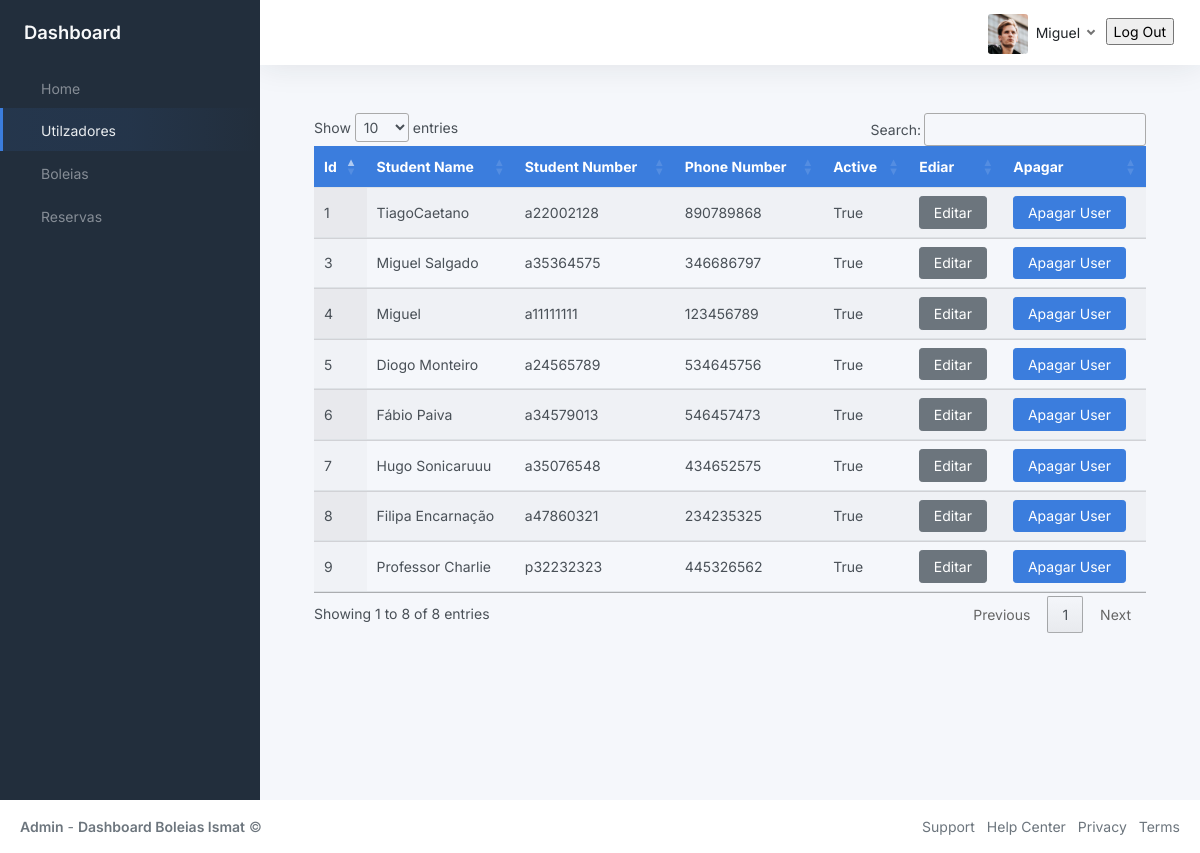
Screenshot of /usersPage (signed in) with the database file from the repository.
### BackOffice/models.py (models this page shows, shortened)
class User(db.Model, UserMixin):
	__tablename__ = 'user'
	id = db.Column(db.Integer, primary_key=True)
	name = db.Column(db.String(80), unique=True, nullable=False)
	student_number = db.Column(db.String(9), unique=True, nullable=False)
	phone_number = db.Column(db.Integer(), nullable=False)
	password = db.Column(db.String(60), nullable=False)
	gender = db.Column(db.String(10), nullable=False)
	registration_date = db.Column(db.DateTime, default=datetime.now)
	last_login_date = db.Column(db.DateTime, default=datetime.now)
	active = db.Column(db.Boolean())

### BackOffice/userModule/__init__.py (the view, shortened to what this page needs)
@userModule.route('/usersPage', methods=['GET', 'POST'])
def toUsersPage():
    if current_user.is_authenticated:
        try:
            use_id = current_user.id
            activeUser =  db.session.query(User).filter(User.id==use_id).first()
            if request.method == 'GET':
                get_Users = db.session.query(User).all()
                return render_template("users.html", title="Login", get_Users = get_Users, activeUser = activeUser)
        except Exception as e:
            print(str(e))
    else:
        return redirect('/pages-sign-in')

### BackOffice/app.py (called while the page is built)
def create_app(config_filename):
    run = Flask(__name__)
    run.config.from_object(config_filename)
    db.init_app(run)
    bcrypt.init_app(run)
    with run.app_context():
        db.create_all()
    login_manager = LoginManager()
    login_manager.login_view = 'auth.login'
    login_manager.init_app(run)
    @login_manager.user_loader
    def load_user(user_id):
        return User.query.get(int(user_id))
    run.register_blueprint(login_module)
    run.register_blueprint(homeModule)
    run.register_blueprint(userModule)
    run.register_blueprint(rideModule)
    run.register_blueprint(reservaModule)
    return run

### BackOffice/templates/users.html (shortened to what this page needs)
{% extends 'index.html'%}
{% block navOptions %}
    <ul class="sidebar-nav">
        <li class="sidebar-item">
            <a class="sidebar-link" href="{{url_for('homeModule.toHomePage')}}">
                 <span class="align-middle">Home</span>
            </a>
        </li>
        <li class="sidebar-item  active">
            <a class="sidebar-link" href="{{url_for('userModule.toUsersPage')}}">
                 <span class="align-middle">Utilzadores</span>
            </a>
        </li>
        <li class="sidebar-item">
            <a class="sidebar-link" href="{{url_for('rideModule.toRidePage')}}">
                 <span class="align-middle">Boleias</span>
            </a>
        </li>
        <li class="sidebar-item">
            <a class="sidebar-link" href="{{url_for('reservaModule.toReservaPage')}}">
                 <span class="align-middle">Reservas</span>
            </a>
        </li>
    </ul>
{% endblock navOptions %}
{% block profile %}
<img src="{{url_for('static', filename='img/avatars/avatar.jpg')}}" class="avatar img-fluid rounded me-1"/> <span class="text-dark">{{activeUser.name}}</span>
{% endblock profile %}
{% block content %}
<div class="container-md" id="table">
    <div class="table-responsive">
        <table class="table display nowrap" id="tabela">
            <thead class="bg-primary text-white">
                <tr>
                    <th>Id</th>
                    <th>Student Name</th>
                    <th>Student Number</th>
                    <th>Phone Number</th>
                    <th>Active</th>
                    <th>Ediar</th>
                    <th>Apagar</th>
                </tr>
            </thead>
            <tbody>
                {% for user in get_Users %}
                <tr>
                <td>{{user.id}}</td>
                <td>{{user.name}}</td>
                <td>{{user.student_number}}</td>
                <td>{{user.phone_number	}}</td>
                <td>{{user.active}}</td>
                <td><button class="Editar btn btn-secondary" id="{{user.id}}" data-bs-toggle="modal" data-bs-target="#staticBackdrop">Editar</button></td>
                <td><button class="Apagar btn btn-primary" id="{{user.id}}">Apagar User</button></td>
            </tr>
            {% endfor %}
            </tbody>
        </table>
    </div>
</div>
{% endblock content %}

### BackOffice/templates/index.html (shortened to what this page needs)
<!DOCTYPE html>
<html lang="en">
<head>
	<link rel="stylesheet" href="https://cdnjs.cloudflare.com/ajax/libs/font-awesome/6.2.1/css/all.min.css">
	<link href="https://cdn.jsdelivr.net/npm/bootstrap@5.2.3/dist/css/bootstrap.min.css" rel="stylesheet">
	<link rel="stylesheet" type="text/css" href="https://cdn.datatables.net/1.13.1/css/jquery.dataTables.css">
	<link href="{{url_for('static', filename='css/app.css')}}" rel="stylesheet">
</head>
<body>
	<div class="wrapper">
		<nav id="sidebar" class="sidebar js-sidebar">
			<div class="sidebar-content js-simplebar">
				<a class="sidebar-brand" href="index.html">
					<span class="align-middle">Dashboard</span>
				</a>
				{% block navOptions %}
				{% endblock navOptions %}
			</div>
		</nav>
		<div class="main">
			<nav class="navbar navbar-expand navbar-light navbar-bg">
				<div class="navbar-collapse collapse">
					<ul class="navbar-nav navbar-align">
						<a class="nav-link dropdown-toggle d-none d-sm-inline-block" href="#">
							{% block profile %}
							{% endblock profile %}
						</a>
						<div class="m-1">
							<form action="{{url_for('login.logOut')}}">
								<input type="submit" value="Log Out" />
							</form>
						</div>
					</ul>
				</div>
			</nav>
			<main class="content">
				{% block content %}
				{% endblock content %}
			</main>
		</div>
	</div>
	<footer class="footer">
		<div class="container-fluid ">
			<div class="row text-muted">
				<div class="col-6 text-start">
					<p class="mb-0">
						<a class="text-muted" href="https://adminkit.io/" target="_blank"><strong>Admin</strong></a> - <a class="text-muted" href="https://adminkit.io/" target="_blank"><strong>Dashboard Boleias Ismat</strong></a>								&copy;
					</p>
				</div>
				<div class="col-6 text-end">
					<ul class="list-inline">
						<li class="list-inline-item">
							<a class="text-muted" href="https://adminkit.io/" target="_blank">Support</a>
						</li>
						<li class="list-inline-item">
							<a class="text-muted" href="https://adminkit.io/" target="_blank">Help Center</a>
						</li>
						<li class="list-inline-item">
							<a class="text-muted" href="https://adminkit.io/" target="_blank">Privacy</a>
						</li>
						<li class="list-inline-item">
							<a class="text-muted" href="https://adminkit.io/" target="_blank">Terms</a>
						</li>
					</ul>
				</div>
			</div>
		</div>
	</footer>
</body>
</html>

### rows the page displays
User: name "Miguel", id "4", student_number "a11111111", phone_number "123456789", active "True"
User: id "1", name "TiagoCaetano", student_number "a22002128", phone_number "890789868", active "True"
User: id "3", name "Miguel Salgado", student_number "a35364575", phone_number "346686797", active "True"
User: id "5", name "Diogo Monteiro", student_number "a24565789", phone_number "534645756", active "True"
User: id "6", name "Fábio Paiva", student_number "a34579013", phone_number "546457473", active "True"
User: id "7", name "Hugo Sonicaruuu", student_number "a35076548", phone_number "434652575", active "True"
User: id "8", name "Filipa Encarnação", student_number "a47860321", phone_number "234235325", active "True"
User: id "9", name "Professor Charlie", student_number "p32232323", phone_number "445326562", active "True"
